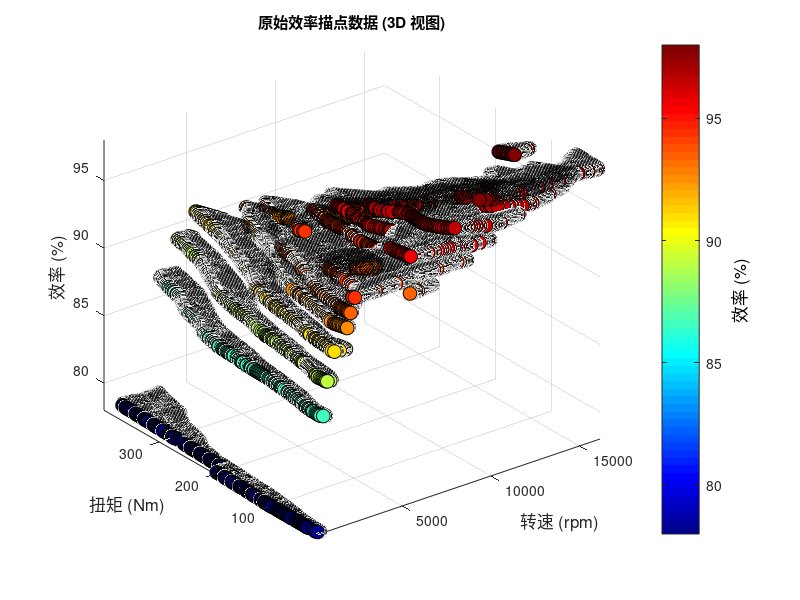

MATLAB code for this plot: (Note: this script raises an error after producing the figure.)

clear; clc;

load('effmap/efficiency_map_all.mat');  % 加载 eff_data


% 提取数据点
X_raw = eff_data.rpm;
Y_raw = eff_data.torque;
Z_raw = eff_data.eta;
% === 步骤 1: 原始数据点等高线图绘制 (散点图和简单的等高线) ===

X_zero_point = 1;
Y_zero_point = 1;
Z_zero_point = 70; % 虚拟低效率



X_lowTorque = 1 :1 :16000;
Y_lowTorque = zeros([1,length(X_lowTorque)]);
Z_lowTorque = [linspace(80, 94, length(X_lowTorque)*0.125),linspace(94, 98, length(X_lowTorque)*0.875)];


% 合并数据
X_raw_ext = [X_raw, X_zero_point, X_lowTorque];
Y_raw_ext = [Y_raw, Y_zero_point, Y_lowTorque];
Z_raw_ext = [Z_raw, Z_zero_point, Z_lowTorque];

fprintf('数据提取完成。已添加虚拟零点。总数据点数量: %d\n', length(X_raw_ext));

figure('Name', '电机效率特性 - 原始数据点', 'Color', 'w');

% 绘制原始散点图，用颜色表示效率
scatter3(X_raw, Y_raw, Z_raw, 100, Z_raw, 'filled', 'MarkerEdgeColor', 'k');
colormap(jet);
cbar1 = colorbar('Location', 'EastOutside', 'FontSize', 10); % <<<<<< 修正点 1: 分离 ColorBar 的设置
set(get(cbar1, 'Label'), 'String', '效率 (%)', 'FontSize', 12); % <<<<<< 修正点 1: 单独设置 Label
title('原始效率描点数据 (3D 视图)');
xlabel('转速 (rpm)', 'FontSize', 12);
ylabel('扭矩 (Nm)', 'FontSize', 12);
zlabel('效率 (%)', 'FontSize', 12);
grid on;
view(3); % 切换到3D视图
axis tight;

%% === 步骤 2: 插值和平滑，生成效率 Map (修正版) ===

% ... (步骤 2.1 和 2.2 保持不变，确保 F 的 Extrapolation 是 'none') ...

% ... (步骤 2.1 和 2.2 保持不变) ...

%% === 步骤 2: 插值和平滑，生成效率 Map (最终修正版) ===

% 2.1 定义新的网格空间 (Map的范围和分辨率)
X_min = 0;                     % 最低转速设为0
X_max = max(X_raw) * 1.1;
Y_min = 0;
Y_max = max(Y_raw) * 1.1;
Map_resolution = 800;

X_map = linspace(X_min, X_max, Map_resolution);
Y_map = linspace(Y_min, Y_max, Map_resolution);
[X_mesh, Y_mesh] = meshgrid(X_map, Y_map);

% 2.2 使用 Scattered Interpolant 进行插值，外推方式为 'none'
Z_map = griddata(X_raw_ext, Y_raw_ext, Z_raw_ext, X_mesh, Y_mesh, 'cubic');
% Z_map = F(X_mesh, Y_mesh); 

% --- 2.3 修正点：确定平滑的包络线 (使用 Alpha Shape) ---
% 选择合适的 alpha 值来控制包络线的松紧度。
% 较小的 alpha 值会使边界更紧密地贴合数据点，但可能导致边界不光滑。
% 这里的 alpha 取值需要根据您的具体数据进行微调。
alpha_value = 800; % 示例值，请根据您的数据规模调整
shp = alphaShape(X_raw_ext', Y_raw_ext', alpha_value);

% 使用 inShape 判断网格点是否在 Alpha Shape 区域内
IN = inShape(shp, X_mesh, Y_mesh); 

% 2.4 对 Map 进行平滑处理 (仅对包络内的数据进行平滑)
sigma = 3; 

Z_temp = Z_map;
% 临时填充 NaN 值。注意：如果 NaN 区域大，这可能导致边界出现平滑的"拖尾"，
% 故我们严格依赖 IN Mask。
Z_temp(isnan(Z_temp)) = 0; 

Z_map_smooth = imgaussfilt(Z_temp, sigma);

% 2.5 重新应用包络掩膜 (Mask)
Z_final_map = NaN(size(Z_map_smooth)); 
Z_final_map(IN) = Z_map_smooth(IN); 

% --- 2.6 修正点：效率值限定 (Clipping) ---
eta_min_limit = 70;
eta_max_limit = 98;

% 设定下限：低于 80% 的效率点，如果是有效数据，则设置为 80%
Z_final_map(Z_final_map < eta_min_limit) = eta_min_limit;

% 设定上限：高于 98% 的效率点，设置为 98% (防止插值过冲)
Z_final_map(Z_final_map > eta_max_limit) = eta_max_limit;


% 2.7 强制在原始数据点处保持精确效率值 (可选，推荐)
for i = 1:length(X_raw_ext)
    [~, ix] = min(abs(X_map - X_raw_ext(i)));
    [~, iy] = min(abs(Y_map - Y_raw_ext(i)));
    
    % 将原始值 Z_raw_ext(i) 也进行上下限限定，再赋值
    clamped_raw_eta = max(eta_min_limit, min(eta_max_limit, Z_raw_ext(i)));
    
    Z_final_map(iy, ix) = clamped_raw_eta; 
end

fprintf('Map 生成完成。已使用 Alpha Shape 限定包络并对效率值进行了限定。\n');

% 存储最终 Map 数据 (MotorEfficiencyMap 结构体定义略)
MotorEfficiencyMap.efficiency_data = Z_final_map; 
MotorEfficiencyMap.rpm_axis = X_map;
MotorEfficiencyMap.torque_axis = Y_map;
save('MotorEfficiencyMap.mat', 'MotorEfficiencyMap');
fprintf('效率 Map 数据已保存为 MotorEfficiencyMap.mat\n');

%% === 步骤 3: 绘制最终的效率 Map (等高线图) ===

figure('Name', '电机效率 Map (Alpha Shape 包络)', 'Color', 'w');

% 3.1 绘制效率 Map
[C, h] = contourf(X_mesh, Y_mesh, Z_final_map);

colormap(jet);
cbar3 = colorbar('Location', 'EastOutside', 'FontSize', 12);
set(get(cbar3, 'Label'), 'String', '效率 (%)', 'FontSize', 14);
hold on;

% 绘制 Alpha Shape 包络边界
[bf, p] = boundaryFacets(shp);
plot(p(bf, 1), p(bf, 2), 'k--', 'LineWidth', 1.5); % 绘制黑色虚线边界线
% text(mean(X_raw), mean(Y_raw)/2, 'Alpha Shape 包络线', 'Color', 'k', 'HorizontalAlignment', 'center');

% --- 3.2 修正点：自定义标注等效率曲线 ---
levels = [80, 85, 88, 90, 92, 93, 94, 95, 96, 97];
% 确保 levels 中的值都在 [eta_min_limit, eta_max_limit] 范围内。

[C, h] = contour(X_mesh, Y_mesh, Z_final_map, levels, 'k-', 'LineWidth', 1);
clabel(C, h, 'FontSize', 9, 'Color', 'k', 'Rotation', 0, 'LabelSpacing', 200);

% ... (3.3 和 3.4 保持不变) ...

% 3.3 标记原始数据点 
% scatter(X_raw_ext', Y_raw_ext', 50, 'w', 'Marker', 'o', 'LineWidth', 1.5); 
% scatter(X_raw_ext', Y_raw_ext', 10, 'k', 'filled');